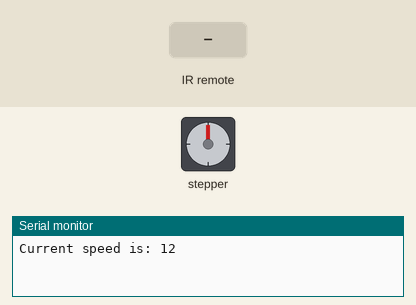
Simulated run of this sketch. Board: Arduino Uno, built with avr-gcc and run on an emulated ATmega328P. On the bench: stepper motor, the last lines printed to the serial monitor. Inputs (shaded band) come from the test bench. Stepper angles assume 2048 steps per turn.

Above: at 1.2 s.
1.3 s: infrared code 0xFFA857 received
At 1.77 s:
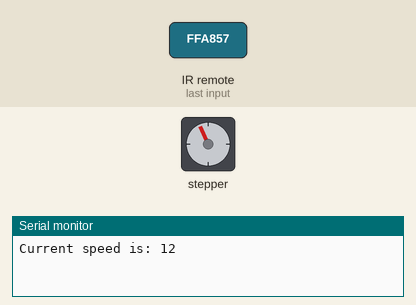
At 2.4 s:
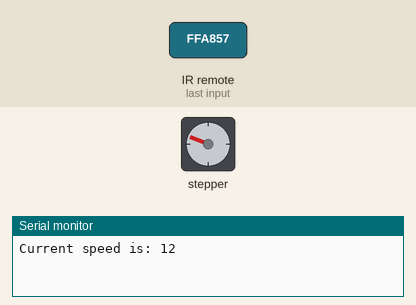
4.3 s: infrared code 0xFFE01F received
7.3 s: infrared code 0xFF629D received
At 7.49 s:
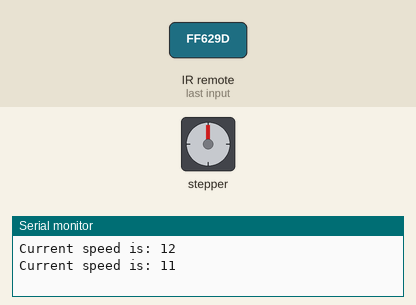
Timing chart, 0 to 14.3 s (numbered marks = the images above; inputs shaded):
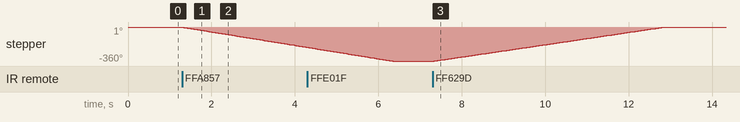

The sketch:

Stepper_with_Remote.ino
```cpp
//www.elegoo.com
//2016.12.12

#include "Stepper.h"
#include "IRremote.h"

/*----- Variables, Pins -----*/
#define STEPS  2048   // Number of steps per revolution of Internal shaft
long Speed = 12; // speed given in rpm
int receiver = 12; // Signal Pin of IR receiver to Arduino Digital Pin 6

/*-----( Declare objects )-----*/
// Setup of proper sequencing for Motor Driver Pins
// In1, In2, In3, In4 in the sequence 1-3-2-4

Stepper small_stepper(STEPS, 8, 10, 9, 11);
IRrecv irrecv(receiver);    // create instance of 'irrecv'
decode_results results;     // create instance of 'decode_results'

void makeSteps(int numOfSteps)
{
	small_stepper.setSpeed(Speed); //Max seems to be 500
	small_stepper.step(numOfSteps);
}

void increaseSpeed(void)
{
	if (Speed < 18)
	{
		Speed++;
	}
	Serial.print("Current speed is: ");
	Serial.println(Speed);
}

void decreaseSpeed(void)
{
	if (Speed > 1)
	{
		Speed--;
	}
	Serial.print("Current speed is: ");
	Serial.println(Speed);
}

void setup()
{
  irrecv.enableIRIn(); // Start the receiver
  Serial.begin(9600);
  Serial.print("Current speed is: ");
  Serial.println(Speed);
}

void loop()
{
	if (irrecv.decode(&results)) // have we received an IR signal?

	{
		switch(results.value)

		{
		case 0xFFA857: // VOL- button pressed
			makeSteps(-2048);
			delay(500);
			break;

		case 0xFF629D: // VOL+ button pressed
			makeSteps(2048);
			delay(500);
			break;

		case 0xFFE01F: // Arrow down pressed
			decreaseSpeed();
			delay(500);
			break;

		case 0xFF906F: // Arrow up pressed
			increaseSpeed();
			delay(500);
			break;
		}

		irrecv.resume(); // receive the next value
		digitalWrite(8, LOW);
		digitalWrite(9, LOW);
		digitalWrite(10, LOW);
		digitalWrite(11, LOW);
	}


}/* --end main loop -- */
```

Measured:
- after the input at 1.3 s, stepper: keeps turning counter-clockwise at about 72°/s, starting at once
- after the input at 7.3 s, stepper: turns 360° clockwise in 5.5 s, starting at once
